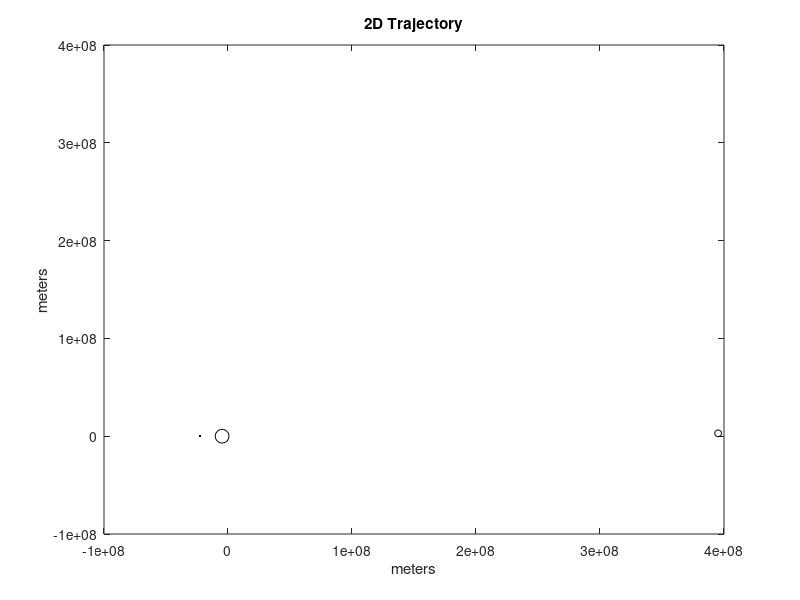
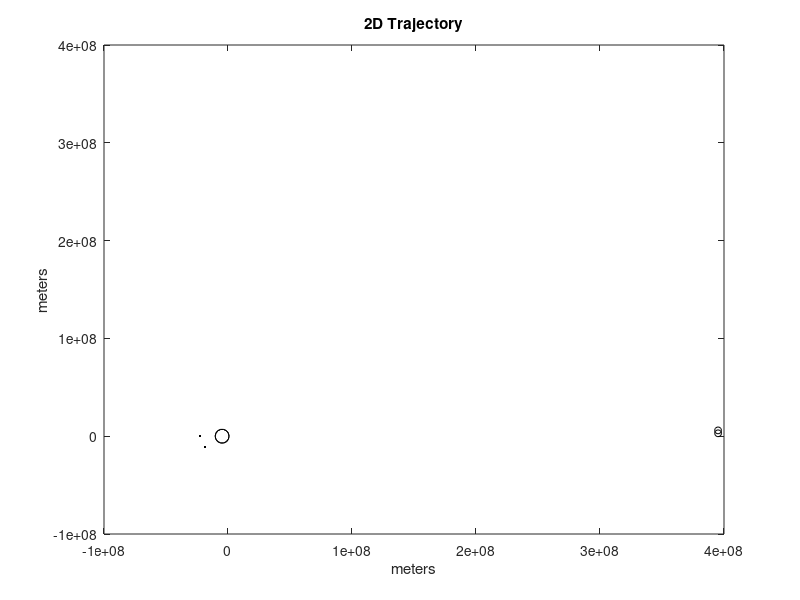
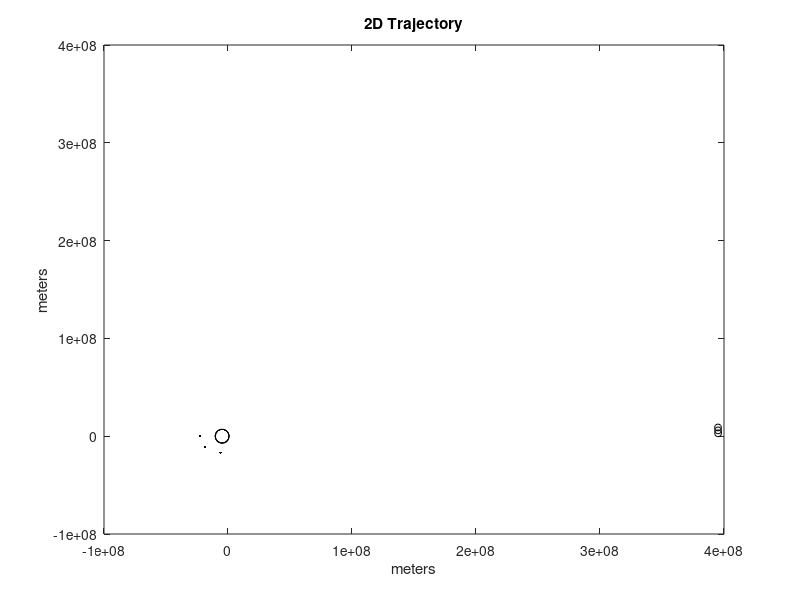
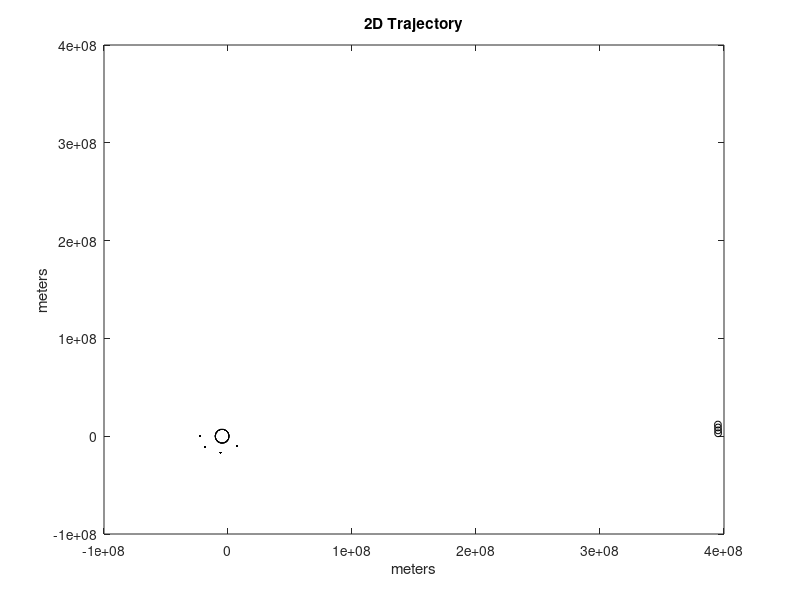

Write MATLAB code to recreate these figures, in order.
function apollo_mission
% Initialization
% G = 6.67428e-11; % universal constant of gravitation
G = 6.63e-11;
% Me = 5.9736e24; % mass of earth
Me = 6e24;
% Mm = 7.3477e22; % mass of moon
Mm = 7.2000e+22;
Ms = 15000; % mass of satellite
Re = 6378.14e03; % radius of earth
Rm = 1737.10e03; % radius of moon

% rs = Re + 185000; % radius of parking orbit
rs = -6400e03;
d = 3843.03e05; % distance between the earth and the moon
% D = Re+d+Rm; % distance between the centers
D = 4e8;
T = 27.3216; % period of revolution of moon
h = 300; % suggested time step

Ipos_earth = [0 0]; % Earth's position
Ipos_moon = [D 0]; % Moon's initial position
Ipos_satellite = [rs 0]; % Satellite's initial position

COM = (Mm*Ipos_moon + Me*Ipos_earth)/(Mm + Me); % Center of mass

% w_moon = 2*pi/(T*24*60*60); % angular velocity of the moon
w_moon = sqrt((G*(Mm + Me))/D^3);
w_satellite = sqrt((G*(Ms + Me))/(abs(Ipos_satellite(1)))^3); % angular velocity of the satellite

Rpos_earth = Ipos_earth - COM; % relative position of earth WRT COM
Rpos_moon = Ipos_moon - COM; % relative position of moon WRT COM
Rpos_satellite = Ipos_satellite - COM; % relative position of satellite WRT COM

RRe = sqrt(sum(Rpos_earth.^2)); % relative radius of earth WRT COM
RRm = sqrt(sum(Rpos_moon.^2)); % relative radius of moon WRT COM

v_earth = [0 0]; % initial velocity of earth
% v_satellite = [w_satellite*Ipos_satellite(1) 0]; % initial velocity of satellite
v_satellite = [-9000 0];
v_moon = [0 w_moon*RRm]; % initial velocity of moon

Y = [Rpos_moon';v_moon';Rpos_earth';v_earth';Rpos_satellite';v_satellite'];

t = 0;
n = 1660; % number of time steps
sat_launch = h*12; % Time when apollo detaches from service module
sat_trans_moon = h*100; % Time when Apollo thrusts toward moon
sat_lunar_orbit = h*(896); % Time when Apollo brakes into moon orbit
sat_trans_earth = h*(985-81); % Time when Apollo thrusts toward Earth
f = 0;
for i = 1:n
    if (h*i == sat_launch)
        Y(11) = 0;
        Y(12)= -4500;
    end
    if (h*i == sat_trans_moon)
        Y(11)= Y(11) + 1450;
        Y(12)= Y(12) - 1750;
    end
    if (h*i == sat_lunar_orbit)
        dsm = norm(Rpos_satellite - Rpos_moon);
        wsm = sqrt((G*(Ms + Mm))/dsm^3);
        
        Y(11) = wsm*dsm;
        Y(12) = wsm*dsm;
    end
    if (h*i == sat_trans_earth)
        Y(11) = Y(11) + 600;
        Y(12) = Y(12) - 550;
    end    
    % Runge-Kutta
    f1 = sat_pos(t, Y);
    f2 = sat_pos(t+h/2, Y+f1*(h/2));
    f3 = sat_pos(t+h/2, Y+f2*(h/2));
    f4 = sat_pos(t+h, Y+f3*h);
    Y = Y + (f1 + f2*2 + f3*2 + f4) * (h/6);
    %Plot
    if mod(i,10)==0
        plot(Y(1), Y(2),'ko','MarkerSize', 5) % plot moon
        hold on
        plot(Y(5), Y(6), 'ko','MarkerSize', 10) % plot earth
        hold on
        plot(Y(9), Y(10), 'k.', 'Markersize', 5) % plot satellite
        hold on
        title('2D Trajectory')
        axis([-.1e9 .4e9 -.1e9 .4e9])
        xlabel('meters')
        ylabel('meters')
        % create image
        f=f+1;
        set(gcf, 'InvertHardCopy', 'off');
        saveas(gcf, ['Apollo2D_',sprintf('%03d',f),'.png'])
        pause(0.01)
    end
    % increment time 
    t = t+h;
end
end


function dYdt = sat_pos(t, Y)
% G = 6.67428e-11; % universal constant of gravitation
G = 6.63e-11;
% Me = 5.9736e24; % mass of earth
Me = 6e24;
% Mm = 7.3477e22; % mass of moon
Mm = 0.012*Me;
Ms = 15000; % mass of satellite

rmn = [Y(1);Y(2)];
vmn = [Y(3);Y(4)];

ren = [Y(5);Y(6)];
ven = [Y(7);Y(8)];

rsn = [Y(9);Y(10)];
vsn = [Y(11);Y(12)];

dem = sqrt((rmn(1)-ren(1))^2 + (rmn(2)-ren(2))^2);
dsm = sqrt((rsn(1)-rmn(1))^2 + (rsn(2)-rmn(2))^2);
dse = sqrt((rsn(1)-ren(1))^2 + (rsn(2)-ren(2))^2);

Fme = - Me * Mm * G / dem^3 .* (rmn-ren);
Fem = - Me * Mm * G / dem^3 .* (ren-rmn);
Fsm = - Mm * Ms * G / dsm ^3 .* (rsn-rmn);
Fse = - Me * Ms * G / dse ^3 .* (rsn-ren);

am = Fme/Mm;
ae =  Fem/Me;
as = ((Fse+Fsm)/Ms);

dYdt = [vmn; am; ven; ae; vsn; as];   
end